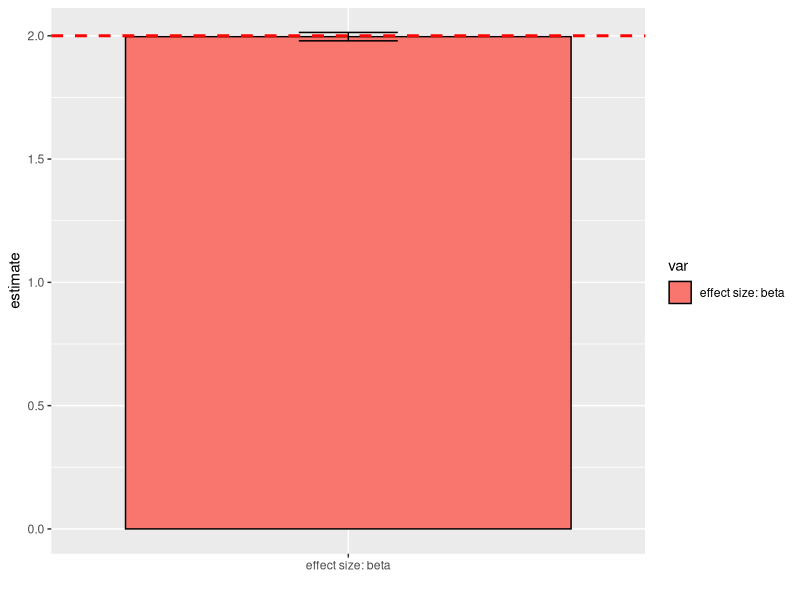
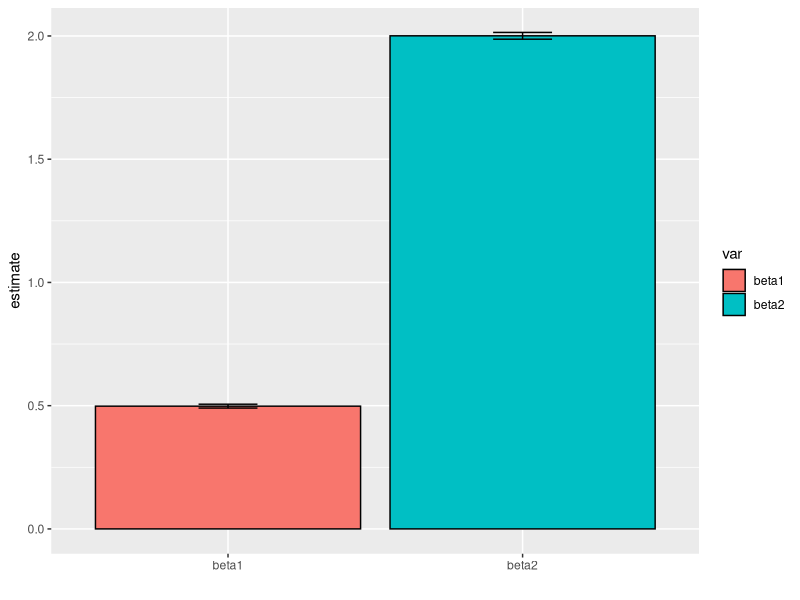

Recreate these plots in R, in order.
## ---- chunk 1
library(tidyverse)
## ---- chunk 2
beta_estimate=c(2.016002, 1.998177, 1.994396, 2.024530, 1.988762, 1.989376, 1.995133, 2.011443, 1.977110, 1.969553) # this estimate is obtained by running code: LogisticPriorOneAnnoFeature.R 


beta_estimate_summary=data.frame(estimate=mean(beta_estimate), lower=mean(beta_estimate)-sd(beta_estimate), upper=mean(beta_estimate)+sd(beta_estimate), var="effect size: beta")
ggplot(beta_estimate_summary, aes(x=var, y=estimate, fill=var)) + # draw the OR plot 
  geom_bar(stat="identity", color="black", 
           position=position_dodge()) +
  geom_hline(yintercept = 2,linetype="dashed", 
                color = "red", size=1)+
  xlab("")+
  geom_errorbar(aes(ymin=lower, ymax=upper), width=.2,
                 position=position_dodge(.9)) 

## ---- chunk 3
beta_estimate=c(0.4822893, 2.000852, 0.4909131, 1.976159, 0.5044987, 2.000259, 0.4988077, 1.980916, 0.4992905, 2.009325, 0.4908483,  2.003779, 0.5031419, 2.015141,0.5085360, 2.005088,0.5025723, 1.995207, 0.4998137, 2.019582) 
# this estimate is obtained by running code:C:\Shengtong\Research\rare-var\RareVariant\rare-var-project\code\LogisticPriorManyAnnoFeature.R 

beta1_estimate_index=c(1,3,5,7,9,11,13,15,17,19)
beta2_estimate_index=beta1_estimate_index+1

beta_estimate_summary=data.frame(
  estimate=c(mean(beta_estimate[beta1_estimate_index]), mean(beta_estimate[beta2_estimate_index])),  lower=c(mean(beta_estimate[beta1_estimate_index])-sd(beta_estimate[beta1_estimate_index]), mean(beta_estimate[beta2_estimate_index])-sd(beta_estimate[beta2_estimate_index])), upper=c(mean(beta_estimate[beta1_estimate_index])+sd(beta_estimate[beta1_estimate_index]), mean(beta_estimate[beta2_estimate_index])+sd(beta_estimate[beta2_estimate_index])), var=c("beta1", "beta2"))

ggplot(beta_estimate_summary, aes(x=var, y=estimate, fill=var)) + # draw the OR plot 
  geom_bar(stat="identity", color="black", 
           position=position_dodge()) +
 # geom_hline(yintercept = 2,linetype="dashed", 
  #              color = "red", size=1)+
  xlab("")+
  geom_errorbar(aes(ymin=lower, ymax=upper), width=.2,
                 position=position_dodge(.9)) 

